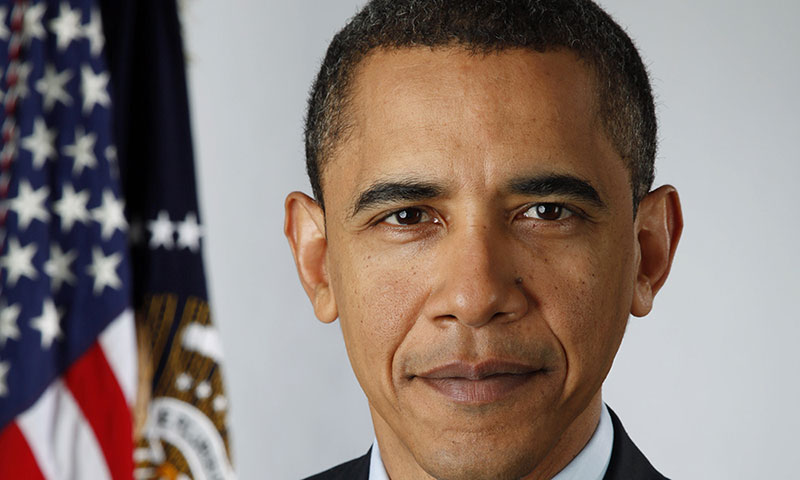
#> input picture a2_NewPhotos/Obama_4.png, 800 x 480 px
$ jupyter execute Part2.ipynb   (shell and % lines are left out)   (older library calls are emulated)
#> lines starting #> are read from the running program, lines starting #| are printed output that depends on the picture
###Set working directory

[cell 1]
from google.colab import drive
drive.mount('/content/drive')

[cell 2]
%cd /content/drive/My Drive/Live_Projects/

###Import essential libraries

[cell 3]
from PIL import Image
import os
import re

from skimage.feature import hog

import matplotlib.pyplot as plt
import numpy as np

import pylab as pl
import numpy as np
from matplotlib import pyplot as plt
from sklearn.model_selection import train_test_split
from sklearn.model_selection import GridSearchCV
from sklearn.metrics import classification_report
from sklearn.decomposition import PCA
from sklearn.svm import SVC

###Load new image

[cell 4]
target_names=['Elon', 'Virat', 'Messi', 'Warnar', 'Obama']

# [6 lines of commented-out code are left out]
img = Image.open('a2_NewPhotos/Obama_4.png')
#> img is the input picture: PIL image 800x480 RGB; mean R, G, B 137.6, 122.1, 115.4
# [4 lines of commented-out code are left out]


plt.imshow(img)

###Obtain image feature & label

[cell 5]
img=img.resize([32,64])
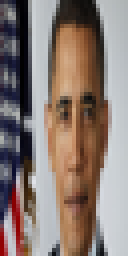
#> img: PIL image 32x64 RGB (shown 4 times larger); mean R, G, B 137.6, 122.1, 115.4

fd, hog_image = hog(img, orientations=9, pixels_per_cell=(4, 4), cells_per_block=(2, 2), visualize=True, multichannel=True) # obtain HOG features
#> fd = 3780 values, max 0.673 at index 2988, min 0 at index 1, mean 0.0933
hog_image.shape
plt.imshow(hog_image, cmap='gray')

X=fd
#> X has the same summary as fd
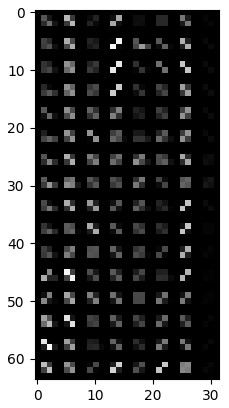
#> figure drawn by matplotlib, 1 panel

[cell 6]
X.shape
#> Out = (3780,)

###Reduce dimenions with PCA

[cell 7]
import pickle as pk
pca = pk.load(open("c1_FR_PCA.pkl",'rb'))
#> (reads c1_FR_PCA.pkl from the repository)
X = np.transpose(X.reshape(-1, 1))

X_test_pca = pca.transform(X)

[cell 8]
X_test_pca.shape
#> Out = (1, 25)

###Predictions on new image

[cell 9]
import joblib
clf = joblib.load('c2_FR_svm_classifier.pkl')
#> (reads c2_FR_svm_classifier.pkl from the repository)
threshold=0.6

if clf.predict_proba(X_test_pca).max()>=threshold:
  y_pred=target_names[clf.predict_proba(X_test_pca).argmax()]
#> y_pred = 'Messi'
  prob=clf.predict_proba(X_test_pca).max()
#> prob = 0.981
else:
  y_pred='Unidentified'
  prob=clf.predict_proba(X_test_pca).max()

print('Identified as '+ str(y_pred)+ " with confidence "+str(round(prob*100))+ '%')
#| Identified as Messi with confidence 98%
